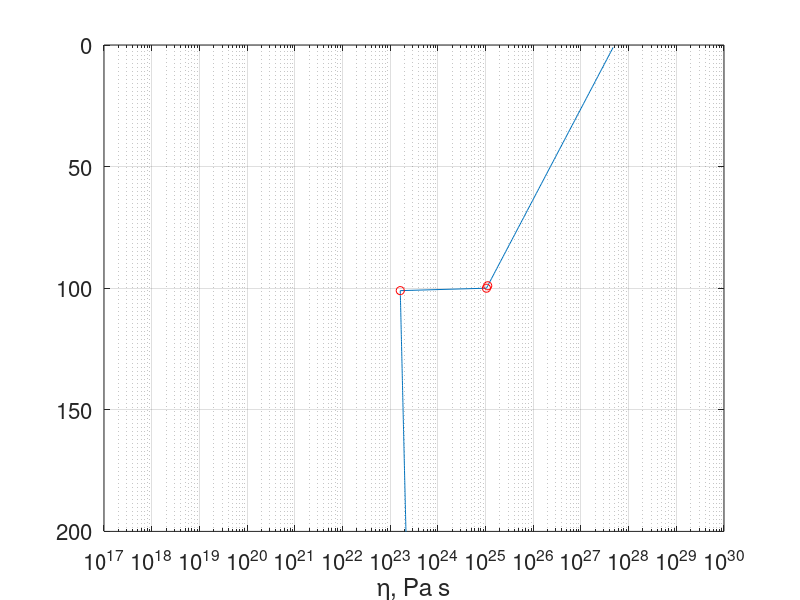

MATLAB code for this plot:
%code to test effect of Delta_T on viscosty and density in BLNK
% MR -- April 3, 2015

    g      = 9.8 %N/kg
    rho0   = 3300; %kg/m^3
    L      = 100; % in km
    alpha  = 2.5e-5; % thermal expansion, SI
    TT    = 1573;
    kappa = 1e-6; %m^2/s

    h = 1000; % in km
    a = 100; % in km

    %Ep    = 0.014057;  %normalized activation energy
    adiabat = 0.25; % K / km
    %adiabat = 0;
    dTemp = 1300+adiabat*(h-L)
    mu_a  = 1e23;
    Tb    = 800 + 273;
    b     = 12.7;
    Ep    = b/dTemp
%b     = Ep*dTemp;
%Ep    = b/dTemp
%cc    = 0;
    cc    = log(128)
%Ep     = 0.014057;
%b     = 6.9;
    z=[1:h]'; % in km
    zl = find(z.*(z<=L)); % in km
    za = find(z.*(z>L)); % in km
    ind_l = find(z==L); % index for the LAB

    Tl = 273 + (Tb-273)*zl/L;
    Ta = TT + adiabat*(za - a);
    T = [Tl; Ta];
    %plot(T-273,z,'linewidth',[1.1]); hold on
    unitarr  = ones(length(T),1);
    dT       = (T-TT*unitarr);
    rho      = rho0*(unitarr - alpha*dT);
    
    
    mu   = mu_a*exp(-Ep*(T - TT) + cc*(z/h));
    
    figure(1);clf
    
    semilogx(mu,z)
    set(gca,'ydir','reverse','xlim', [1.e17,1.e30],'ylim',[0 200],'fontsize',[16]); grid on; 
    xlabel('\eta, Pa s')

    hold on
    semilogx(mu(ind_l-1:ind_l+1), z(ind_l-1:ind_l+1),'ro')
    
    delmu = mu(ind_l)/mu(ind_l+1)
    